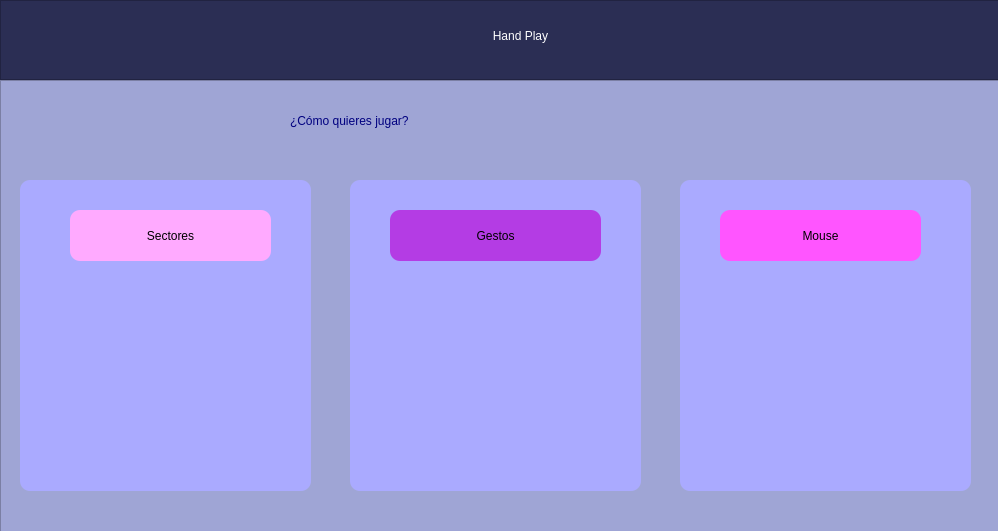
<?xml version="1.0" encoding="UTF-8"?>
<ui version="4.0">
 <class>MainWindow</class>
 <widget class="QMainWindow" name="MainWindow">
  <property name="geometry">
   <rect>
    <x>0</x>
    <y>0</y>
    <width>998</width>
    <height>531</height>
   </rect>
  </property>
  <property name="windowTitle">
   <string>Hand Play</string>
  </property>
  <widget class="QWidget" name="centralwidget">
   <widget class="QFrame" name="Titulo">
    <property name="geometry">
     <rect>
      <x>0</x>
      <y>0</y>
      <width>1011</width>
      <height>80</height>
     </rect>
    </property>
    <property name="styleSheet">
     <string notr="true">background: rgb(43, 46, 84)
</string>
    </property>
    <property name="frameShape">
     <enum>QFrame::StyledPanel</enum>
    </property>
    <property name="frameShadow">
     <enum>QFrame::Raised</enum>
    </property>
    <widget class="QLabel" name="titulo">
     <property name="geometry">
      <rect>
       <x>360</x>
       <y>10</y>
       <width>321</width>
       <height>51</height>
      </rect>
     </property>
     <property name="styleSheet">
      <string notr="true">color: rgb(255, 255, 255);
font: 75 26pt &quot;Magneto&quot;;</string>
     </property>
     <property name="text">
      <string>Hand Play</string>
     </property>
     <property name="alignment">
      <set>Qt::AlignCenter</set>
     </property>
    </widget>
   </widget>
   <widget class="QFrame" name="Videojuegos">
    <property name="geometry">
     <rect>
      <x>0</x>
      <y>80</y>
      <width>1011</width>
      <height>661</height>
     </rect>
    </property>
    <property name="cursor">
     <cursorShape>ArrowCursor</cursorShape>
    </property>
    <property name="layoutDirection">
     <enum>Qt::LeftToRight</enum>
    </property>
    <property name="styleSheet">
     <string notr="true">background: rgb(159, 165, 213)</string>
    </property>
    <property name="frameShape">
     <enum>QFrame::StyledPanel</enum>
    </property>
    <property name="frameShadow">
     <enum>QFrame::Raised</enum>
    </property>
    <widget class="QLabel" name="subtitulo">
     <property name="geometry">
      <rect>
       <x>290</x>
       <y>20</y>
       <width>441</width>
       <height>41</height>
      </rect>
     </property>
     <property name="styleSheet">
      <string notr="true">font: 75 22pt &quot;Magneto&quot;;
color: rgb(0, 0, 127)
</string>
     </property>
     <property name="text">
      <string>¿Cómo quieres jugar?</string>
     </property>
    </widget>
    <widget class="QFrame" name="frame1">
     <property name="geometry">
      <rect>
       <x>20</x>
       <y>100</y>
       <width>291</width>
       <height>311</height>
      </rect>
     </property>
     <property name="styleSheet">
      <string notr="true">background: rgb(170, 170, 255);
border-radius: 10px</string>
     </property>
     <property name="frameShape">
      <enum>QFrame::StyledPanel</enum>
     </property>
     <property name="frameShadow">
      <enum>QFrame::Raised</enum>
     </property>
     <widget class="QLabel" name="sectores_2">
      <property name="geometry">
       <rect>
        <x>50</x>
        <y>30</y>
        <width>201</width>
        <height>51</height>
       </rect>
      </property>
      <property name="styleSheet">
       <string notr="true">font: 12pt &quot;Snap ITC&quot;;
background-color: rgb(255, 170, 255);
border-radius: 10px;</string>
      </property>
      <property name="text">
       <string>Sectores</string>
      </property>
      <property name="alignment">
       <set>Qt::AlignCenter</set>
      </property>
     </widget>
     <widget class="QPushButton" name="sectores">
      <property name="geometry">
       <rect>
        <x>20</x>
        <y>110</y>
        <width>251</width>
        <height>181</height>
       </rect>
      </property>
      <property name="text">
       <string/>
      </property>
      <property name="icon">
       <iconset>
        <normaloff>../img/sector2.jpg</normaloff>../img/sector2.jpg</iconset>
      </property>
      <property name="iconSize">
       <size>
        <width>400</width>
        <height>180</height>
       </size>
      </property>
      <property name="flat">
       <bool>true</bool>
      </property>
     </widget>
    </widget>
    <widget class="QFrame" name="frame1_2">
     <property name="geometry">
      <rect>
       <x>350</x>
       <y>100</y>
       <width>291</width>
       <height>311</height>
      </rect>
     </property>
     <property name="styleSheet">
      <string notr="true">background: rgb(170, 170, 255);
border-radius: 10px;
</string>
     </property>
     <property name="frameShape">
      <enum>QFrame::StyledPanel</enum>
     </property>
     <property name="frameShadow">
      <enum>QFrame::Raised</enum>
     </property>
     <widget class="QLabel" name="gestos_2">
      <property name="geometry">
       <rect>
        <x>40</x>
        <y>30</y>
        <width>211</width>
        <height>51</height>
       </rect>
      </property>
      <property name="styleSheet">
       <string notr="true">font: 12pt &quot;Snap ITC&quot;;
background-color: rgb(180, 60, 228);
border-radius: 10px;</string>
      </property>
      <property name="text">
       <string>Gestos</string>
      </property>
      <property name="alignment">
       <set>Qt::AlignCenter</set>
      </property>
     </widget>
     <widget class="QPushButton" name="gestos">
      <property name="geometry">
       <rect>
        <x>20</x>
        <y>110</y>
        <width>251</width>
        <height>191</height>
       </rect>
      </property>
      <property name="sizePolicy">
       <sizepolicy hsizetype="Minimum" vsizetype="Fixed">
        <horstretch>0</horstretch>
        <verstretch>0</verstretch>
       </sizepolicy>
      </property>
      <property name="mouseTracking">
       <bool>false</bool>
      </property>
      <property name="styleSheet">
       <string notr="true"> transform: scaleX(-1);</string>
      </property>
      <property name="text">
       <string/>
      </property>
      <property name="icon">
       <iconset>
        <normaloff>../img/gesto3.jpg</normaloff>../img/gesto3.jpg</iconset>
      </property>
      <property name="iconSize">
       <size>
        <width>400</width>
        <height>180</height>
       </size>
      </property>
      <property name="flat">
       <bool>true</bool>
      </property>
     </widget>
    </widget>
    <widget class="QFrame" name="frame1_3">
     <property name="geometry">
      <rect>
       <x>680</x>
       <y>100</y>
       <width>291</width>
       <height>311</height>
      </rect>
     </property>
     <property name="styleSheet">
      <string notr="true">background: rgb(170, 170, 255);
border-radius: 10px</string>
     </property>
     <property name="frameShape">
      <enum>QFrame::StyledPanel</enum>
     </property>
     <property name="frameShadow">
      <enum>QFrame::Raised</enum>
     </property>
     <widget class="QLabel" name="m">
      <property name="geometry">
       <rect>
        <x>40</x>
        <y>30</y>
        <width>201</width>
        <height>51</height>
       </rect>
      </property>
      <property name="styleSheet">
       <string notr="true">font: 12pt &quot;Snap ITC&quot;;
background-color: rgb(255, 85, 255);
border-radius: 10px;</string>
      </property>
      <property name="text">
       <string>Mouse</string>
      </property>
      <property name="alignment">
       <set>Qt::AlignCenter</set>
      </property>
     </widget>
     <widget class="QPushButton" name="mouse">
      <property name="geometry">
       <rect>
        <x>20</x>
        <y>110</y>
        <width>251</width>
        <height>181</height>
       </rect>
      </property>
      <property name="sizePolicy">
       <sizepolicy hsizetype="Minimum" vsizetype="Fixed">
        <horstretch>0</horstretch>
        <verstretch>0</verstretch>
       </sizepolicy>
      </property>
      <property name="mouseTracking">
       <bool>false</bool>
      </property>
      <property name="styleSheet">
       <string notr="true"> transform: scaleX(-1);</string>
      </property>
      <property name="text">
       <string/>
      </property>
      <property name="icon">
       <iconset>
        <normaloff>../img/mouse4.jpg</normaloff>../img/mouse4.jpg</iconset>
      </property>
      <property name="iconSize">
       <size>
        <width>400</width>
        <height>180</height>
       </size>
      </property>
      <property name="flat">
       <bool>true</bool>
      </property>
     </widget>
    </widget>
   </widget>
  </widget>
 </widget>
 <resources/>
 <connections/>
</ui>
